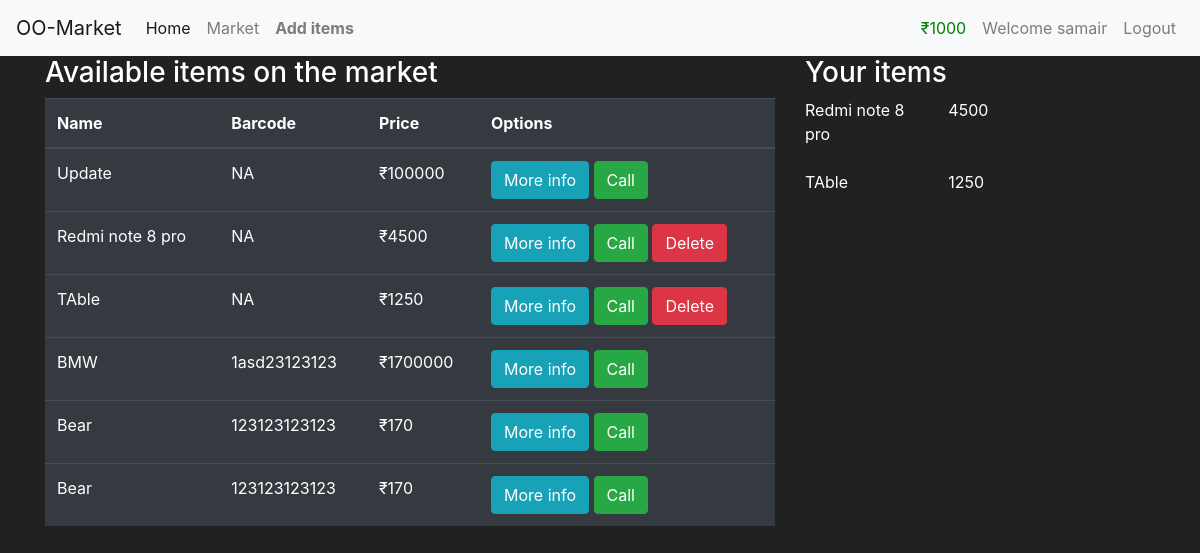
/market (signed in), run on an earlier commit of the app's database.
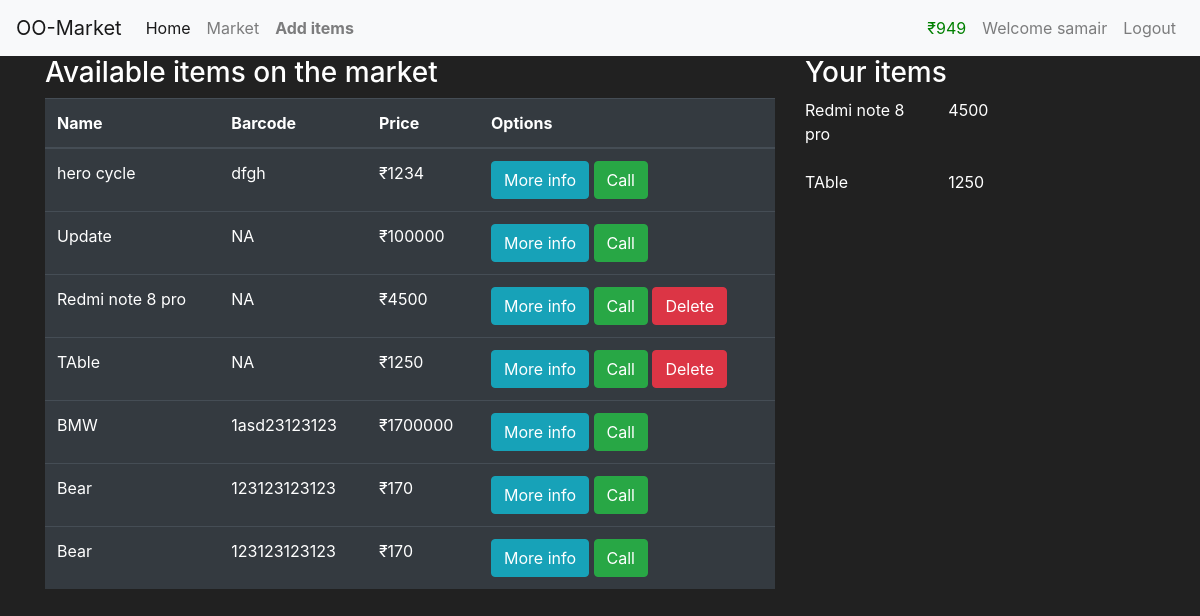
And on a later commit of the database.
### tables this page shows
CREATE TABLE items(
    id INTEGER primary key autoincrement,
    name varchar(100) not null,
    barcode varchar(12) not null,
    price int not null,
    description varchar(1000) not null,
    owner_id integer ,
    foreign key (owner_id) references "user_old"(id)
    );

### app.py (the view)
@app.route("/market")
def market():
    if "user" in session:
        db=get_conn()
        cursor=db.cursor()
        cursor.execute("select * from items order by id desc")
        data=cursor.fetchall()
        db.close()
        return render_template("market.html",objects=data)
    else:
        flash(f"Please login first {random.randint(0,9)}","error")
        return redirect(url_for("login"))

### app.py (called while the page is built)
def get_conn():
    conn=sqlite3.connect("database.db")
    conn.row_factory=sqlite3.Row
    return conn

### templates/market.html (shortened to what this page needs)
{%extends "parent.html"%}
{%block content%}
<div class="container">
  <div class="row">
    <div class="col-8">
      <h3>
        Available items on the market
      </h3>
      <table class="table table-hover table-dark">
        <thead>
          <tr>
            <th scope="col">Name</th>
            <th scope="col">Barcode</th>
            <th scope="col">Price</th>
            <th> Options</th>
          </tr>
        </thead>
        <tbody>
          {%for item in objects%}
          <tr>
            <td>{{item["name"]}}</td>
            <td>{{item["barcode"]}}</td>
            <td>₹{{item["price"]}}</td>
            <td>
              <button class="btn btn-outline btn-info" data-toggle="modal" data-target="#modal-{{item['id']}}">More
                info</button>
              <form action="/reduce/51" method="POST" style="display:inline">
                <button class=" btn btn-outline btn-success" style="display: inline;"
                  onclick="return confirm('This will take 51 credits from your account!!');"> Call </button>
              </form>
              {%if session['id']==item['owner_id']%}
              <form method="POST" action="/delete/{{item['id']}}" style="display:inline;">
                <button type="submit" class="btn btn-danger"
                  onclick="return confirm('Are you sure you want to delete this item?');">Delete</button>
              </form>
              {%endif%}
            </td>
          </tr>
          {%endfor%}
        </tbody>
      </table>
    </div>
    <div class="col-4">
      <h3> Your items</h3>
          {%for item in objects%}
            {% if item['owner_id']==session['id']%}
              <div class ="row">
              <div class="col-5">
              {{item['name']}}
            </div>
              {{item['price']}}
            </div>
            <br>
              {%endif%}
          {%endfor%}
    </div>
  </div>
</div>
{%endblock%}

### templates/parent.html (shortened to what this page needs)
<!doctype html>
<html lang="en">
  <head>
    <link rel="stylesheet" href="https://cdn.jsdelivr.net/npm/bootstrap@4.4.1/dist/css/bootstrap.min.css">
  </head>
  <body>
    <nav class="navbar navbar-expand-lg navbar-light bg-light">
        <a class="navbar-brand" href="#">OO-Market</a>
        <div class="collapse navbar-collapse" id="navbarNav">
          <ul class="navbar-nav">
            <li class="nav-item active">
              <a class="nav-link" href="{{url_for('main')}}">Home <span class="sr-only">(current)</span></a>
            </li>
            <li class="nav-item">
              <a class="nav-link" href="{{url_for('market')}}">Market</a>
            </li>
            {%if 'user' in session %}
            <li class="nav-item">
                <a class="nav-link username" href="/add"  ><strong> Add items</strong> </a>
              </li>
            {%endif %}
            </ul>
            <ul class="navbar-nav ml-auto">
            {%if 'user' in session %}
            <li class="nav-item" >
              <a class="nav-link" style="color:green">₹{{session["budget"]}}</a>
            </li>
            <li class="nav-item">
                <a class="nav-link username"  >Welcome {{session["user"]}}</a>
              </li>
            {%endif %}
            {%if 'user' in session %}
            <li class="nav-item">
              <a class="nav-link logout-link" href="{{url_for('logout')}}">Logout</a>
            </li>
            {%endif %}
          </ul>
        </div>
      </nav>
      {%block content%}
      {%endblock%}
  </body>
</html>

### templates/parent.html (style rules this page uses)
body { background-color: #212121; color:white }

What changed in the data, as far as the page shows it:
added items: name "hero cycle", barcode "dfgh", price "1234", shown under "Available items on the market"
Also different on the page:
{{ session["budget"] }}: "1000" → "949"
